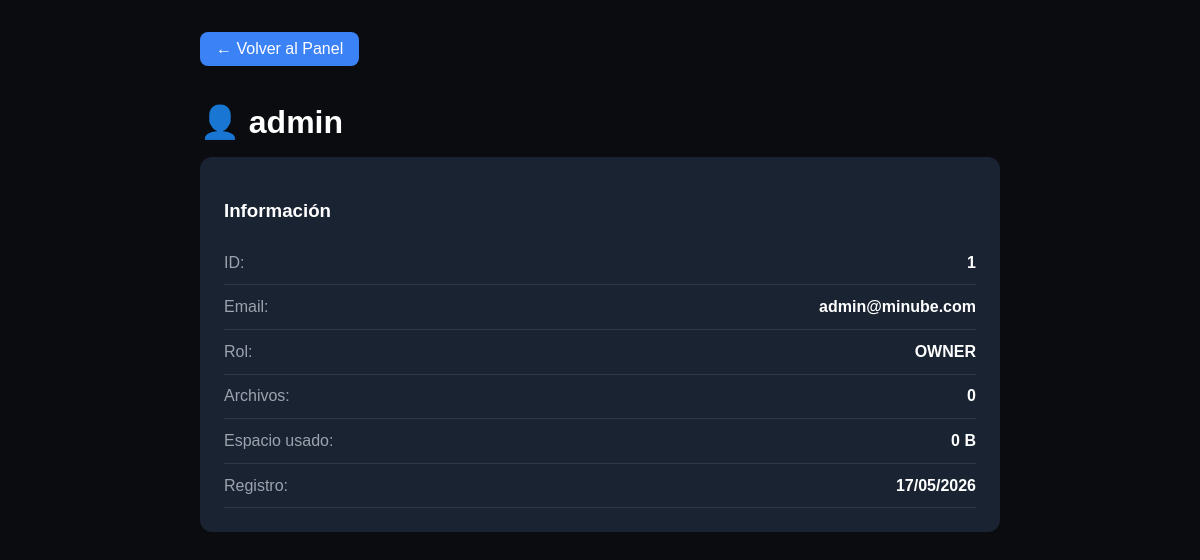
The page /admin/user/1 (signed in) on the database its author committed.
### app.py (models this page shows, shortened)
class User(UserMixin, db.Model):
    id = db.Column(db.Integer, primary_key=True)
    username = db.Column(db.String(80), unique=True, nullable=False)
    email = db.Column(db.String(120), unique=True, nullable=False)
    password = db.Column(db.String(200), nullable=False)
    role = db.Column(db.String(20), default='user')  # user, admin, owner
    is_banned = db.Column(db.Boolean, default=False)
    ban_reason = db.Column(db.String(200), nullable=True)
    ban_until = db.Column(db.DateTime, nullable=True)
    avatar = db.Column(db.String(200), default='default.png')
    created_at = db.Column(db.DateTime, default=datetime.utcnow)
    last_login = db.Column(db.DateTime, nullable=True)
    files = db.relationship('File', backref='owner', lazy=True)
    def is_admin(self):
        return self.role in ['admin', 'owner']
    def is_owner(self):
        return self.role == 'owner'
    def is_banned_active(self):
        if not self.is_banned:
            return False

### app.py (the view)
@app.route('/admin/user/<int:user_id>')
@login_required
@admin_required
def admin_user_detail(user_id):
    user = User.query.get_or_404(user_id)
    user_files = File.query.filter_by(user_id=user.id).order_by(File.upload_date.desc()).all()
    total_space = sum(f.file_size for f in user_files)
    return render_template('admin_user_detail.html',
                         target_user=user,
                         files=user_files,
                         total_space=format_file_size(total_space))

### app.py (called while the page is built)
@login_manager.user_loader
def load_user(user_id):
    user = User.query.get(int(user_id))
    if user and user.is_banned_active():
        return None
    return user

def format_file_size(size_bytes):
    if size_bytes < 1024:
        return f"{size_bytes} B"
    elif size_bytes < 1024 * 1024:
        return f"{size_bytes / 1024:.1f} KB"
    elif size_bytes < 1024 * 1024 * 1024:
        return f"{size_bytes / (1024 * 1024):.1f} MB"
    else:
        return f"{size_bytes / (1024 * 1024 * 1024):.2f} GB"

def admin_required(f):
    from functools import wraps
    @wraps(f)
    def decorated(*args, **kwargs):
        if not current_user.is_authenticated or not current_user.is_admin():
            flash('Acceso denegado. Se requieren permisos de administrador.', 'error')
            return redirect(url_for('dashboard'))
        return f(*args, **kwargs)
    return decorated

### templates/admin_user_detail.html (shortened to what this page needs)
<!DOCTYPE html>
<html>
<head>
</head>
<body>
    <div class="container">
        <a href="{{ url_for('admin_panel') }}" class="back-btn">← Volver al Panel</a>
        <h1>👤 {{ target_user.username }}</h1>
        <div class="card">
            <h3 style="color:white">Información</h3>
            <div class="info-row">
                <span class="info-label">ID:</span>
                <span class="info-value">{{ target_user.id }}</span>
            </div>
            <div class="info-row">
                <span class="info-label">Email:</span>
                <span class="info-value">{{ target_user.email }}</span>
            </div>
            <div class="info-row">
                <span class="info-label">Rol:</span>
                <span class="info-value">{{ target_user.role|upper }}</span>
            </div>
            <div class="info-row">
                <span class="info-label">Archivos:</span>
                <span class="info-value">{{ target_user.files|length }}</span>
            </div>
            <div class="info-row">
                <span class="info-label">Espacio usado:</span>
                <span class="info-value">{{ total_space }}</span>
            </div>
            <div class="info-row">
                <span class="info-label">Registro:</span>
                <span class="info-value">{{ target_user.created_at.strftime('%d/%m/%Y') }}</span>
            </div>
        </div>
    </div>
</body>
</html>

### templates/admin_user_detail.html (style rules this page uses)
body { font-family: Arial, sans-serif; background: #0a0c10; margin: 0; padding: 2rem; }
.container { max-width: 800px; margin: 0 auto; }
.card { background: #1a2332; border-radius: 12px; padding: 1.5rem; margin-bottom: 1.5rem; }
h1 { color: white; margin-bottom: 1rem; }
.info-row { display: flex; justify-content: space-between; padding: 0.8rem 0; border-bottom: 1px solid #2d3a4a; }
.info-label { color: #9ca3af; }
.info-value { color: white; font-weight: bold; }
.back-btn { display: inline-block; margin-bottom: 1rem; padding: 0.5rem 1rem; background: #3b82f6; color: white; text-decoration: none; border-radius: 8px; }

### rows shown on the page
User: username "admin", id "1", email "admin@minube.com", role "OWNER", created_at "17/05/2026"

### other values the page prints
{{ target_user.files|length }} "0"
{{ total_space }} "0 B"
